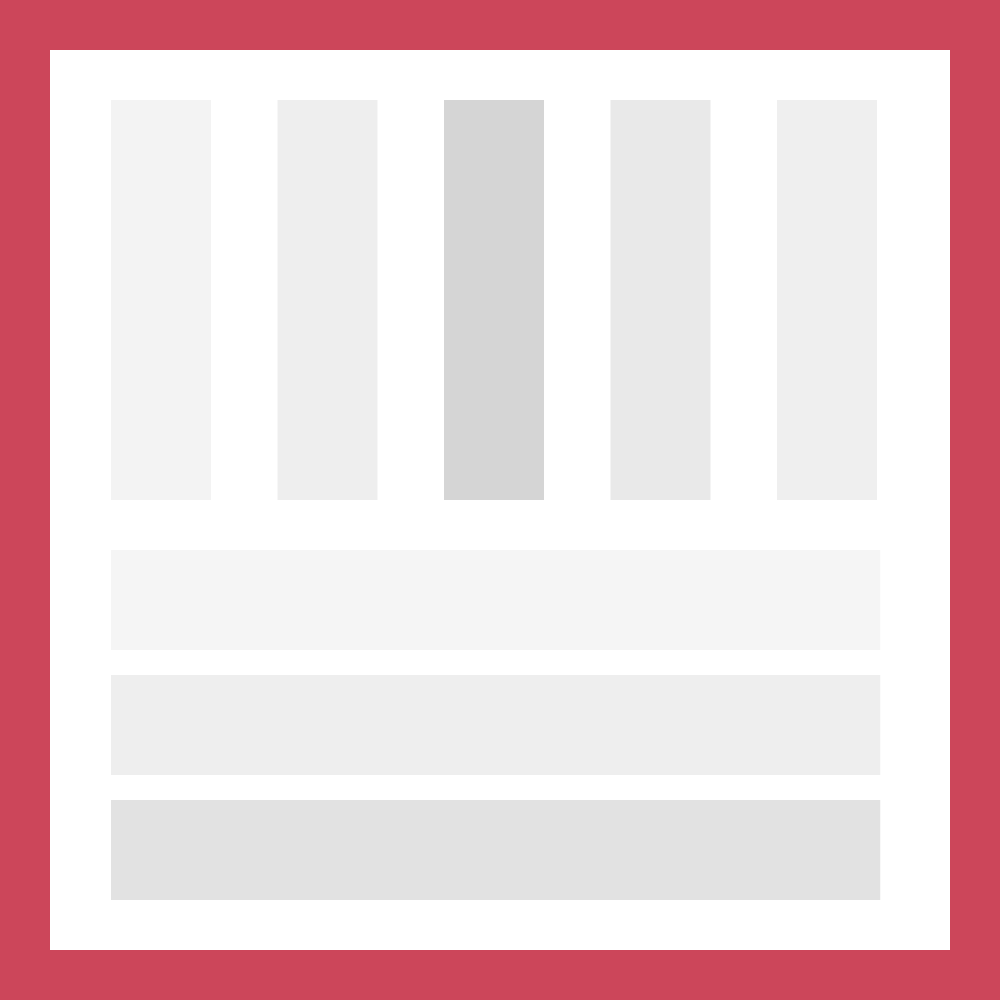
Frame 1 (no input)
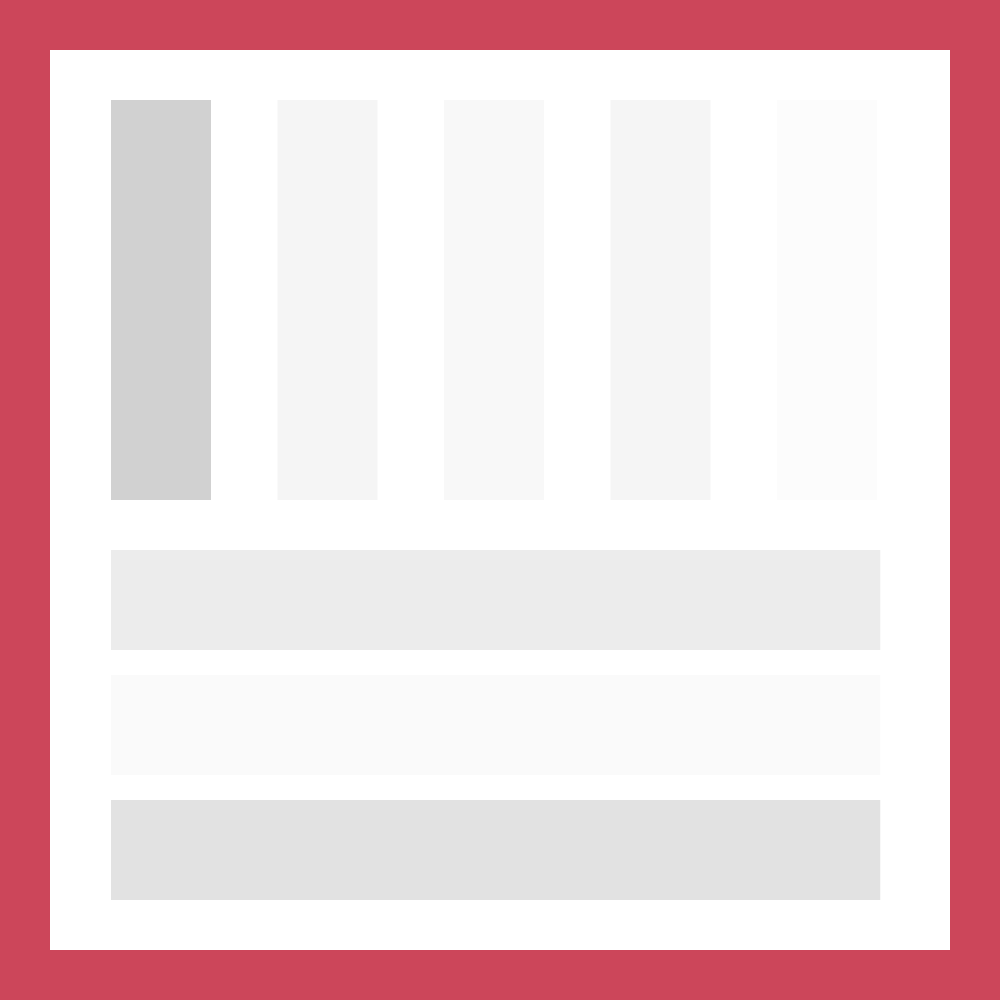
Frame 60 (the mouse pressed at the canvas centre just before this capture)
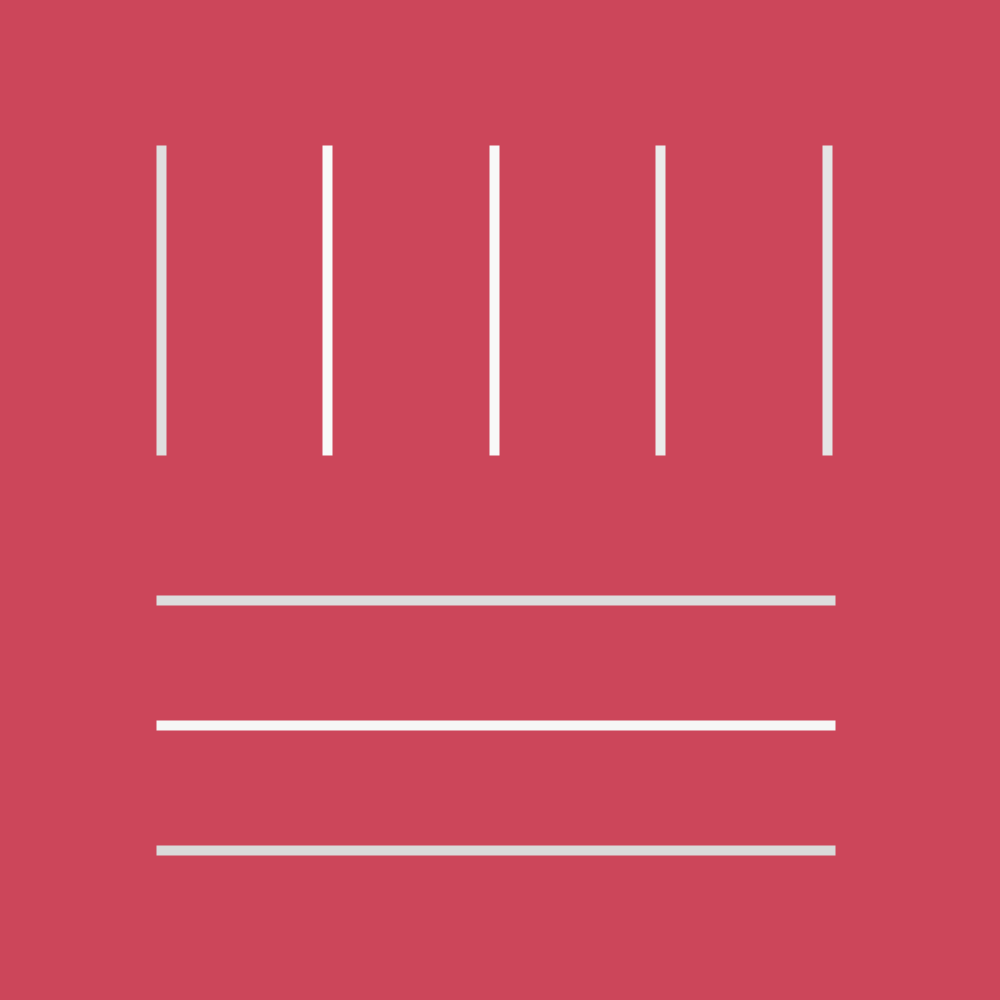
Frame 120 (the mouse held since frame 60 and released just before this capture)

The Processing sketch that drew these frames (run headless with seeded random() and noise(); from frame 60 on, the mouse is pressed at the canvas centre):

// Processing sketch: CassioRodrigues
// ── CassioRodrigues.pde
//float height=1000;
//float width=1000;
float distanciaBX=111;
float distanciaBY=111;


void setup() {
  size(1000,1000);
}
void draw (){
  background(204, 70, 90);
 noStroke();
  fill(0);
  



  if (mousePressed) {
 stroke(204,70,90);
 strokeWeight(90);
  
  }
//MASTER SQUARE
fill(random(255,10));
rect(50,50,900,900);


//VERTICAL
//1
fill(random(11),random(50));
rect(distanciaBX,100,100,height/2.5);

//2
fill(random(204,70),random(90));
rect(distanciaBX*2.5,100,100,height/2.5);

//3
fill(random(11),random(50));
rect(distanciaBX*4,100,100,height/2.5);

//4
fill(random(11),random(50));
rect(distanciaBX*5.5,100,100,height/2.5);

//5
fill(random(11),random(50));
rect(distanciaBX*7,100,100,height/2.5);


//HORIZONTAL
//1
fill(random(11),random(50));
rect(distanciaBY,550,width/1.3,100);

//2
fill(random(11),random(50));
rect(distanciaBY,675,width/1.3,100);

//3
fill(random(11),random(50));
rect(distanciaBY,800,width/1.3,100);











  
}
